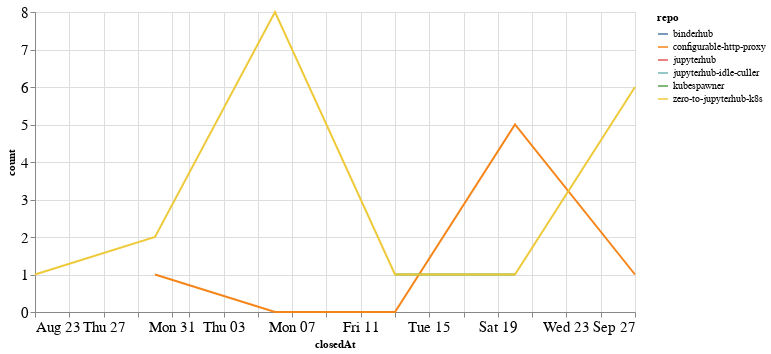

Notebook code cell kept with this figure:
### Code cell
closed_by_time = closed_by.groupby('repo').resample('W', on='closedAt').count()['author'].reset_index()
closed_by_time = closed_by_time.rename(columns={'author': 'count'})

alt.Chart(closed_by_time, width=600).mark_line().encode(
    x='closedAt',
    y='count',
    color='repo',
    tooltip="repo"
)

### Figure 1 — Vega-Lite specification as saved in the notebook (floating-point values rounded to 4 significant figures)
{"config": {"axisLeft": {"labelFontSize": 15}, "axisBottom": {"labelFontSize": 15}}, "data": {"name": "data-9b47413dcafd8b2ce4cc546614b6e93a"}, "mark": "line", "encoding": {"color": {"type": "nominal", "field": "repo"}, "tooltip": {"type": "nominal", "field": "repo"}, "x": {"type": "temporal", "field": "closedAt"}, "y": {"type": "quantitative", "field": "count"}}, "width": 600, "$schema": "https://vega.github.io/schema/vega-lite/v4.8.1.json", "datasets": {"data-9b47413dcafd8b2ce4cc546614b6e93a": [{"repo": "binderhub", "closedAt": "2020-08-23T00:00:00", "count": 1}, {"repo": "configurable-http-proxy", "closedAt": "2020-08-30T00:00:00", "count": 1}, {"repo": "configurable-http-proxy", "closedAt": "2020-09-06T00:00:00", "count": 0}, {"repo": "configurable-http-proxy", "closedAt": "2020-09-13T00:00:00", "count": 0}, {"repo": "configurable-http-proxy", "closedAt": "2020-09-20T00:00:00", "count": 5}, {"repo": "configurable-http-proxy", "closedAt": "2020-09-27T00:00:00", "count": 1}, {"repo": "jupyterhub", "closedAt": "2020-08-23T00:00:00", "count": 1}, {"repo": "jupyterhub-idle-culler", "closedAt": "2020-08-23T00:00:00", "count": 1}, {"repo": "kubespawner", "closedAt": "2020-09-13T00:00:00", "count": 1}, {"repo": "kubespawner", "closedAt": "2020-09-20T00:00:00", "count": 1}, {"repo": "zero-to-jupyterhub-k8s", "closedAt": "2020-08-23T00:00:00", "count": 1}, {"repo": "zero-to-jupyterhub-k8s", "closedAt": "2020-08-30T00:00:00", "count": 2}, {"repo": "zero-to-jupyterhub-k8s", "closedAt": "2020-09-06T00:00:00", "count": 8}, {"repo": "zero-to-jupyterhub-k8s", "closedAt": "2020-09-13T00:00:00", "count": 1}, {"repo": "zero-to-jupyterhub-k8s", "closedAt": "2020-09-20T00:00:00", "count": 1}, {"repo": "zero-to-jupyterhub-k8s", "closedAt": "2020-09-27T00:00:00", "count": 6}]}}
